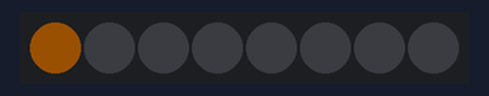
This program was run on a simulated Raspberry Pi (BCM pin numbers) with a Blinkt!. On the bench: 8 RGB LEDs in strip order, left to right. Dim RGB values are drawn brighter than linear; the camera gives no picture and a still takes 0.5 s; threads take turns every 2 ms; what the program prints to the terminal is not drawn.

Above: at 2.1 s.
At 2.6 s:
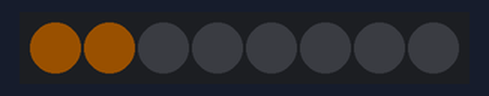
At 3.1 s:
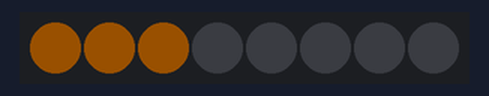
At 3.6 s:
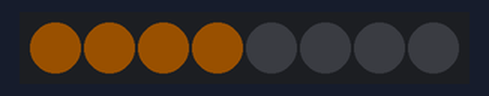
At 4.6 s:
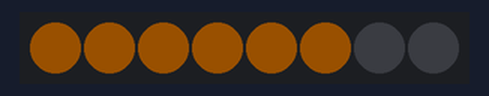
At 5.6 s:
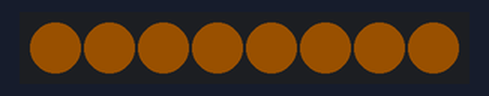
Timing chart, 0 to 7.5 s (numbered marks = the images above):
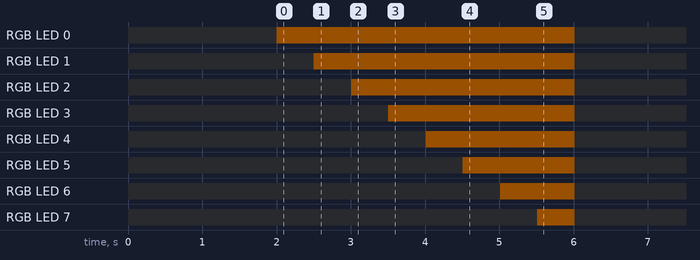

The program:

tlpics_arducam.py
```python
import argparse
import blinkt
import time
import sys
from threading import Thread
from picamera2 import Picamera2

print("Ensure its focused with: libcamera-still --autofocus-on-capture -o test.jpg")

# Create the parser
parser = argparse.ArgumentParser(description='Take timelapse photos')

# Add the hours parameter
parser.add_argument('--hours', type=int, default=2, help='Number of hours to run the timelapse')

# Parse the command line arguments
args = parser.parse_args()

# Pi Cam Config
picam2 = Picamera2()
picam2.configure("still")
picam2.start()

# Calculate the total number of photos based on hours
total_photos = int(args.hours * 60)

path = '/home/pi/Pictures'

# Set the brightness of the LEDs
blinkt.set_brightness(0.1)

# Give time for Aec and Awb to settle, before disabling them
time.sleep(1)
picam2.set_controls({"AeEnable": False, "AwbEnable": False, "FrameRate": 1.0})
# And wait for those settings to take effect
time.sleep(1)

def light_led():
    for i in range(0,8):
        # Light up the first LED while the picture is being captured
        blinkt.set_pixel(i, 255, 127, 0)
        blinkt.show()
        time.sleep(0.5)

def reset_led():
    blinkt.set_all(0, 0, 0)
    blinkt.show()
    blinkt.clear()

def main():

     # The main loop
    try:
        while True:
            # Take a photo every minute
            for i in range(total_photos):
                # start the thread for the leds
                t1 = Thread(target = light_led)
                t1.start()

                # Capture the picture
                r = picam2.capture_request()
                r.save("main", f"tl_photo{str(i)}.jpg")
                r.release()
                print(f"Captured image {i}")
                t1.join()

                reset_led()
                print(f"Waiting for 60 seconds...")
                time.sleep(60)

     # Exit cleanly
    except KeyboardInterrupt:
        print("Exiting...")
        picam2.stop()
        sys.exit(0)

if __name__ == "__main__":
    main()
```

Measured:
- by itself, RGB LED 0: off → RGB(25, 13, 0) at 2.0 s, → off 4.0 s later
- by itself, RGB LED 1: off → RGB(25, 13, 0) at 2.5 s, → off 3.5 s later
- by itself, RGB LED 2: off → RGB(25, 13, 0) at 3.0 s, → off 3.0 s later
- by itself, RGB LED 3: off → RGB(25, 13, 0) at 3.5 s, → off 2.5 s later
- by itself, RGB LED 4: off → RGB(25, 13, 0) at 4.0 s, → off 2.0 s later
- by itself, RGB LED 5: off → RGB(25, 13, 0) at 4.5 s, → off 1.5 s later
- by itself, RGB LED 6: off → RGB(25, 13, 0) at 5.0 s, → off 1.0 s later
- by itself, RGB LED 7: off → RGB(25, 13, 0) at 5.5 s, → off 0.50 s later
